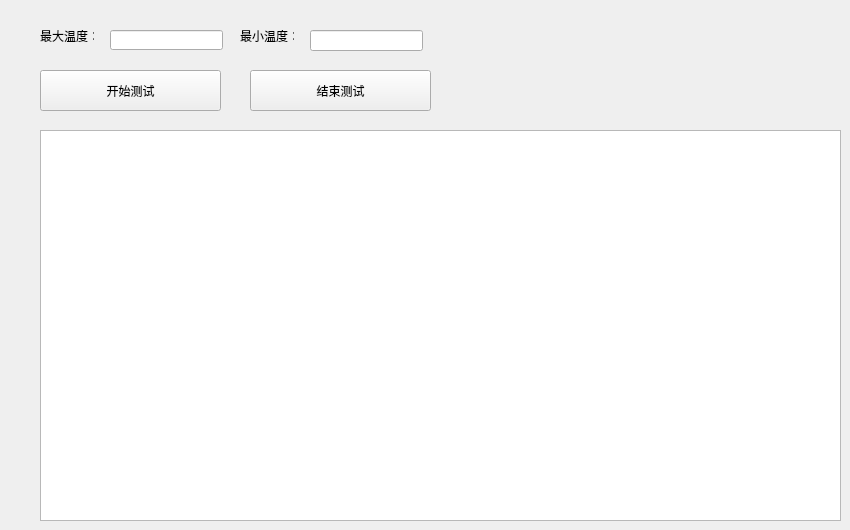
         <widget class="QWidget" name="page_2">
          <widget class="QGraphicsView" name="graphicsView_4">
           <property name="geometry">
            <rect>
             <x>40</x>
             <y>130</y>
             <width>801</width>
             <height>391</height>
            </rect>
           </property>
          </widget>
          <widget class="QLabel" name="label_18">
           <property name="geometry">
            <rect>
             <x>40</x>
             <y>30</y>
             <width>54</width>
             <height>12</height>
            </rect>
           </property>
           <property name="text">
            <string>最大温度：</string>
           </property>
          </widget>
          <widget class="QLabel" name="label_19">
           <property name="geometry">
            <rect>
             <x>240</x>
             <y>30</y>
             <width>54</width>
             <height>12</height>
            </rect>
           </property>
           <property name="text">
            <string>最小温度：</string>
           </property>
          </widget>
          <widget class="QLineEdit" name="lineEdit">
           <property name="geometry">
            <rect>
             <x>110</x>
             <y>30</y>
             <width>113</width>
             <height>20</height>
            </rect>
           </property>
          </widget>
          <widget class="QLineEdit" name="lineEdit_2">
           <property name="geometry">
            <rect>
             <x>310</x>
             <y>30</y>
             <width>113</width>
             <height>21</height>
            </rect>
           </property>
          </widget>
          <widget class="QPushButton" name="pushButton_8">
           <property name="geometry">
            <rect>
             <x>40</x>
             <y>70</y>
             <width>181</width>
             <height>41</height>
            </rect>
           </property>
           <property name="text">
            <string>开始测试</string>
           </property>
          </widget>
          <widget class="QPushButton" name="pushButton_9">
           <property name="geometry">
            <rect>
             <x>250</x>
             <y>70</y>
             <width>181</width>
             <height>41</height>
            </rect>
           </property>
           <property name="text">
            <string>结束测试</string>
           </property>
          </widget>
         </widget>
